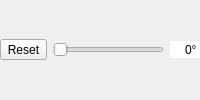
         <widget class="QWidget" name="pageHue">
          <layout class="QHBoxLayout" name="horizontalLayoutHue">
           <property name="leftMargin">
            <number>0</number>
           </property>
           <property name="topMargin">
            <number>0</number>
           </property>
           <property name="rightMargin">
            <number>0</number>
           </property>
           <property name="bottomMargin">
            <number>0</number>
           </property>
           <item>
            <widget class="QToolButton" name="hueReset">
             <property name="toolTip">
              <string>Reset hue shift</string>
             </property>
             <property name="text">
              <string>Reset</string>
             </property>
             <property name="icon">
              <iconset resource="../icons.qrc">
               <normaloff>:/glmixer/icons/view-refresh.png</normaloff>:/glmixer/icons/view-refresh.png</iconset>
             </property>
             <property name="iconSize">
              <size>
               <width>16</width>
               <height>16</height>
              </size>
             </property>
            </widget>
           </item>
           <item>
            <widget class="QSlider" name="hueSlider">
             <property name="toolTip">
              <string>Adjust color hue</string>
             </property>
             <property name="minimum">
              <number>0</number>
             </property>
             <property name="maximum">
              <number>360</number>
             </property>
             <property name="orientation">
              <enum>Qt::Horizontal</enum>
             </property>
            </widget>
           </item>
           <item>
            <widget class="QSpinBox" name="hueBox">
             <property name="toolTip">
              <string>Enter value</string>
             </property>
             <property name="frame">
              <bool>false</bool>
             </property>
             <property name="alignment">
              <set>Qt::AlignRight|Qt::AlignTrailing|Qt::AlignVCenter</set>
             </property>
             <property name="readOnly">
              <bool>false</bool>
             </property>
             <property name="buttonSymbols">
              <enum>QAbstractSpinBox::NoButtons</enum>
             </property>
             <property name="correctionMode">
              <enum>QAbstractSpinBox::CorrectToNearestValue</enum>
             </property>
             <property name="suffix">
              <string>°</string>
             </property>
             <property name="minimum">
              <number>0</number>
             </property>
             <property name="maximum">
              <number>360</number>
             </property>
            </widget>
           </item>
          </layout>
         </widget>
